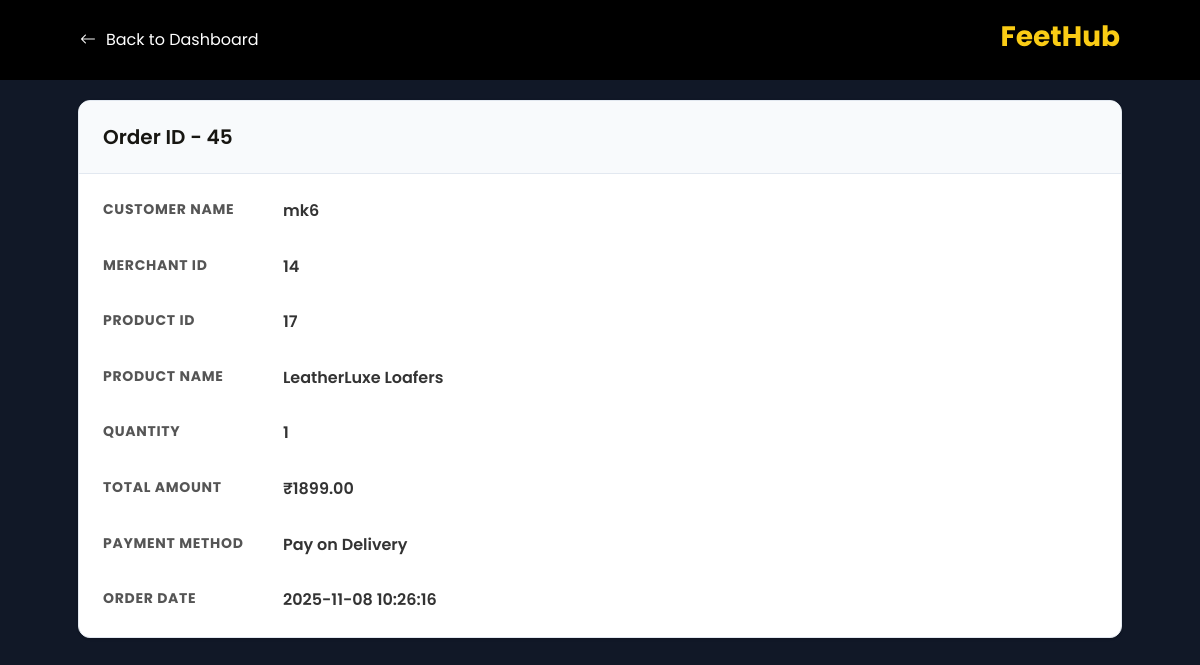
The page /admin/flows/view.php?order_id=45 on the database its author committed.
### tables this page shows
CREATE TABLE `orders` (
  `order_id` int(11) NOT NULL,
  `user_id` int(11) NOT NULL,
  `username` varchar(20) NOT NULL,
  `product_id` int(11) NOT NULL,
  `merchant_id` int(11) NOT NULL,
  `product_name` varchar(255) DEFAULT NULL,
  `quantity` int(11) DEFAULT 1,
  `total_amount` decimal(10,2) DEFAULT NULL,
  `payment_method` varchar(100) DEFAULT NULL,
  `order_date` timestamp NOT NULL DEFAULT current_timestamp()
);

### components/order-view.php (the view, shortened to what this page needs)
<?php
if (isset($_GET['order_id'])) {
    $order_id = $_GET['order_id'];
    $query = "select * from orders where order_id=$order_id";
    $res = mysqli_query($connect, $query);
    $row = mysqli_fetch_array($res);
    $order_id = $row['order_id'];
    $username = $row['username'];
    $product_id = $row['product_id'];
    $merchant_id = $row['merchant_id'];
    $productname = $row['product_name'];
    $quantity = $row['quantity'];
    $tolamt = $row['total_amount'];
    $payment_method = $row['payment_method'];
    $orderdate = $row['order_date'];
}
?>
<div class="card">
    <div class="card-header">
        <div class="card-title">Order ID - <?= htmlspecialchars($order_id); ?></div>
    </div>
    <div class="card-body">
        <div class="details-grid">
            <div class="label">Customer Name</div>
            <div class="value" id="nameValue">
                <p><?= htmlspecialchars($username); ?></p>
            </div>
            <div class="label">Merchant ID</div>
            <div class="value" id="phoneValue">
                <p><?= htmlspecialchars($merchant_id); ?></p>
            </div>
            <div class="label">Product ID</div>
            <div class="value" id="phoneValue">
                <p><?= htmlspecialchars($product_id); ?></p>
            </div>
            <div class="label">Product Name</div>
            <div class="value" id="emailValue">
                <p><?= htmlspecialchars($productname); ?></p>
            </div>
            <div class="label">Quantity</div>
            <div class="value" id="phoneValue">
                <p><?= htmlspecialchars($quantity); ?></p>
            </div>
            <div class="label">Total Amount</div>
            <div class="value" id="phoneValue">
                <p>₹<?= htmlspecialchars($tolamt); ?></p>
            </div>
            <div class="label">Payment Method</div>
            <div class="value" id="phoneValue">
                <p><?= htmlspecialchars($payment_method); ?></p>
            </div>
            <div class="label">Order Date</div>
            <div class="value" id="phoneValue">
                <p><?= htmlspecialchars($orderdate); ?></p>
            </div>
        </div>
    </div>

### css/register.css (style rules this page uses)
* { scrollbar-width: thin; scrollbar-color: var(--primary-yellow) #f1f1f1; }

### css/admin-dashboard.css (style rules this page uses)
* { padding: 0; margin: 0; font-family: 'Poppins', sans-serif; box-sizing: border-box; scrollbar-width: thin; scrollbar-color: var(--primary-yellow) #f1f1f1; }
:root { --primary-color: #FACC15; --secondary-color: #111827; --teritory-black: #000000; --card-grey: #6C6767; --accent-color: #ff0000; --success-color: #10b981; --warning-color: #f59e0b; --danger-color: #ef4444; --background-color: #f8fafc; --surface-color: #ffffff; --text-primary: #171612; --text-secondary: #64748b; --text-muted: #94a3b8; --border-color: #e2e8f0; --shadow-sm: 0 1px 2px 0 rgba(0, 0, 0, 0.05); --shadow: 0 1px 3px 0 rgba(0, 0, 0, 0.1), 0 1px 2px 0 rgba(0, 0, 0, 0.06); --shadow-md: 0 4px 6px -1px rgba(0, 0, 0, 0.1), 0 2px 4px -1px rgba(0, 0, 0, 0.06); --shadow-lg: 0 10px 15px -3px rgba(0, 0, 0, 0.1), 0 4px 6px -2px rgba(0, 0, 0, 0.05); --sidebar-width: 280px; --fs-12: 12px; --fs-14: 14px; --fs-16: 16px; --fs-18: 18px; --fs-20: 20px; --fs-24: 24px; --fs-26: 26px; --fs-28: 28px; --fs-32: 32px; --fs-36: 36px; --fs-40: 40px; --fs-60: 60px; --fs-64: 64px; --fs-70: 70px; --fs-96: 96px; --font-size-base: 16px; --font-size-sm: 14px; --font-size-md: 18px; --font-size-lg: 24px; --font-size-xl: 32px; --font-size-xxl: 40px; }
html { scroll-behavior: smooth; }
body { color: var(--text-primary); line-height: 1.6; background-color: var(--secondary-color); }
.card-header { padding: 24px; border-bottom: 1px solid var(--border-color); display: flex; justify-content: space-between; align-items: center; background-color: var(--background-color); }

### css/style.css (style rules this page uses)
* { padding: 0; margin: 0; font-family: 'Poppins', sans-serif; }
:root { --primary-yellow: #FACC15; --secondary-blue: #111827; --teritory-black: #000000; --card-grey: #6C6767; --fs-12: 12px; --fs-14: 14px; --fs-16: 16px; --fs-18: 18px; --fs-20: 20px; --fs-24: 24px; --fs-26: 26px; --fs-28: 28px; --fs-32: 32px; --fs-36: 36px; --fs-40: 40px; --fs-60: 60px; --fs-64: 64px; --fs-70: 70px; --fs-96: 96px; }
html { scroll-behavior: smooth; }
body { background-color: white; }
@media screen and (max-width: 1200px) and (min-width: 1024px) { :root { --fs-96: 80px; --fs-70: 60px; --fs-60: 50px; --fs-40: 36px; --fs-20: 18px; --fs-18: 16px; --fs-16: 14px; --fs-14: 12px; } }

### css/form.css (style rules this page uses)
* { padding: 0; margin: 0; font-family: 'Poppins', sans-serif; }
:root { --primary-yellow: #FACC15; --secondary-blue: #111827; --teritory-black: #000000; --card-grey: #6C6767; --fs-12: 12px; --fs-14: 14px; --fs-16: 16px; --fs-18: 18px; --fs-20: 20px; --fs-24: 24px; --fs-26: 26px; --fs-28: 28px; --fs-32: 32px; --fs-36: 36px; --fs-40: 40px; --fs-60: 60px; --fs-64: 64px; --fs-70: 70px; --fs-96: 96px; }

### css/view.css (style rules this page uses)
* { scrollbar-width: thin; scrollbar-color: var(--primary-yellow) #f1f1f1; }
body { background-color: var(--secondary-color); height: auto; }
.card { width: 90%; background: var(--surface-color); border: 1px solid var(--border-color); border-radius: 0.75rem; box-shadow: var(--shadow); overflow: hidden; }
.card-header { padding: 1.25rem 1.5rem; border-bottom: 1px solid var(--border-color); background: var(--background-color); display: flex; align-items: center; justify-content: space-between; }
.card-title { font-size: 1.25rem; font-weight: 600; }
.card-body { padding: 1.5rem; }
.details-grid { display: grid; grid-template-columns: 1fr 2fr; gap: 0.75rem 1.5rem; }
.label { color: var(--text-secondary); font-size: 0.875rem; text-transform: uppercase; letter-spacing: 0.05em; }
.value { width: 100%; color: var(--text-primary); font-weight: 600; }
.details-grid { display: grid; grid-template-columns: 150px 1fr; gap: 30px; }
.label { font-weight: bold; color: #555; }
.value, span { color: #333; }

### rows shown on the page
orders: order_id "45", username "mk6", merchant "14", product "17", product_name "LeatherLuxe Loafers", quantity "1", total_amount "1899.00", payment_method "Pay on Delivery", order_date "2025-11-08 10:26:16"
